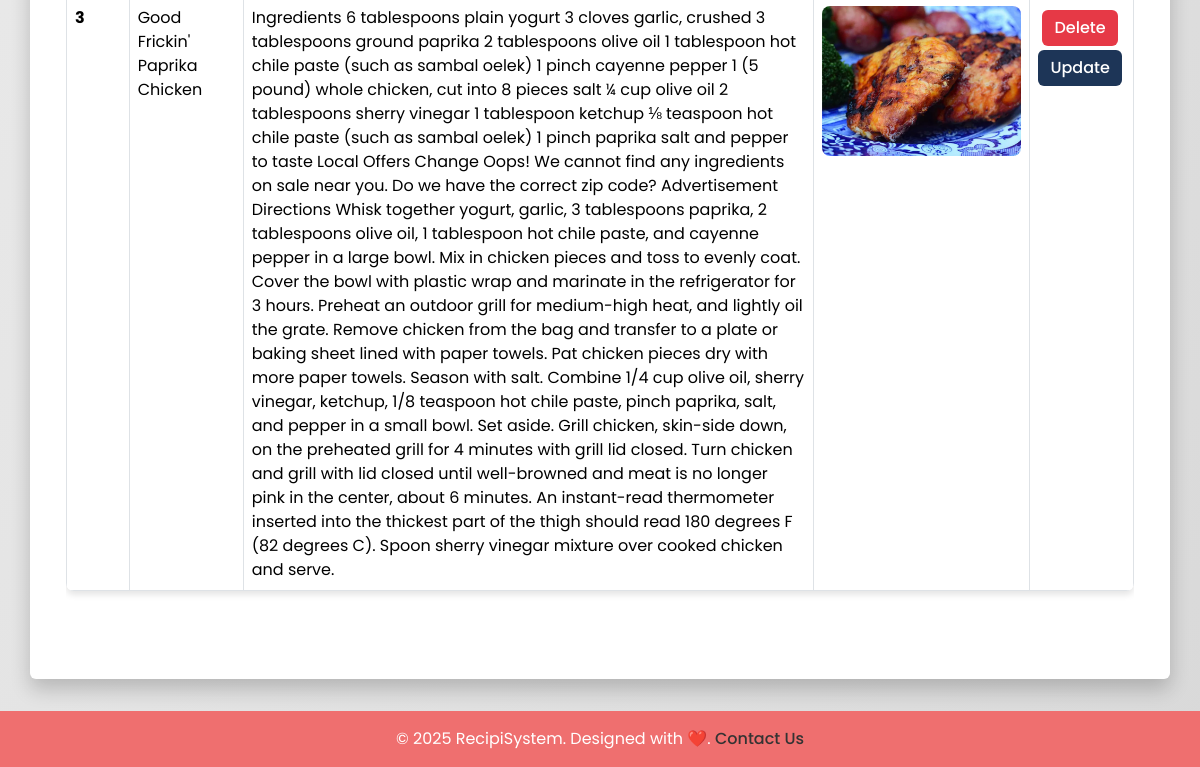
Page /recipi/ (signed in, lower part) on the earlier database version.
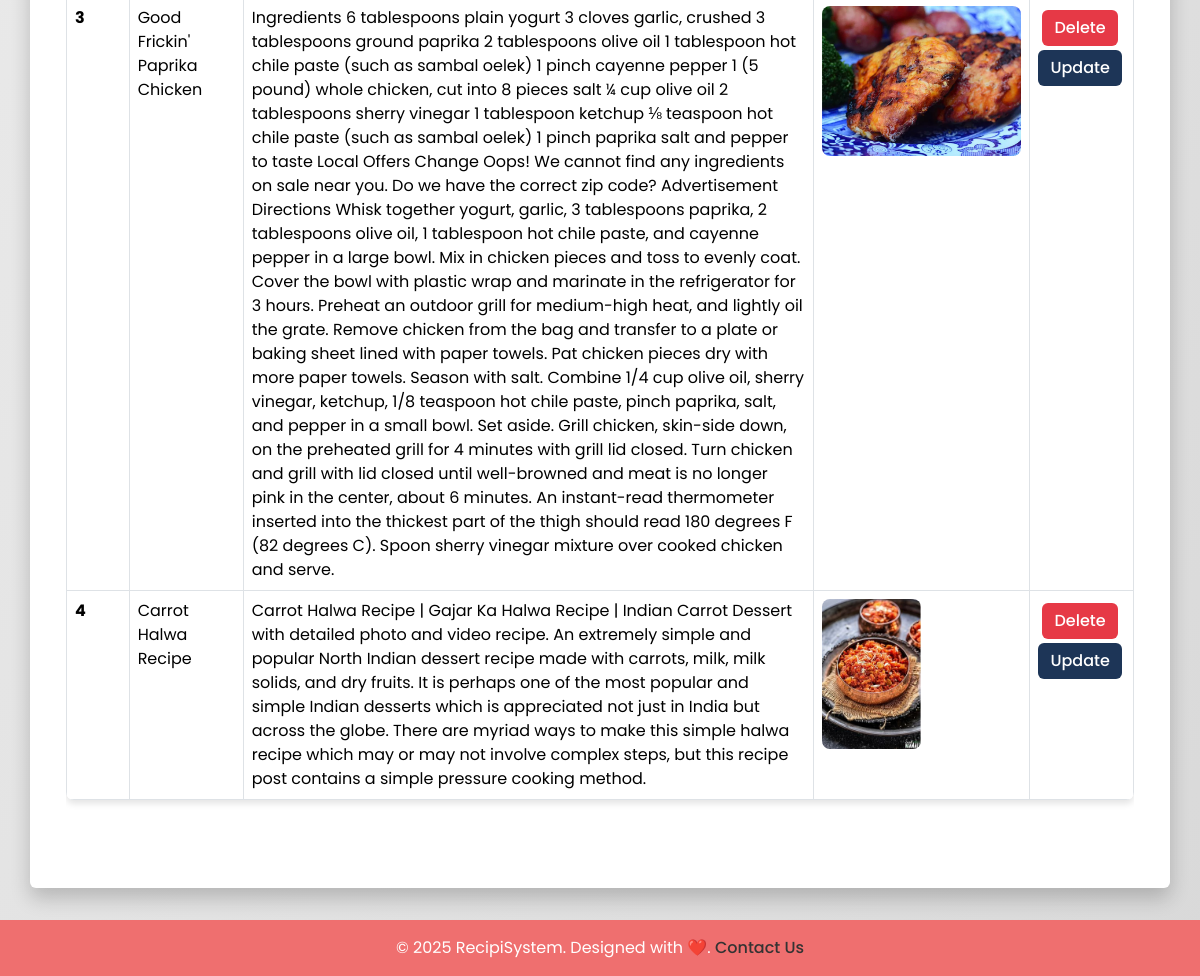
Same page on the later database version.
### polls/models.py (models this page shows)
class Recipi(models.Model):
    user = models.ForeignKey(User, on_delete= models.SET_NULL, null=True, blank= True)
    recipi_name = models.CharField(max_length=200)
    recipi_description = models.TextField()
    recipi_image = models.ImageField(upload_to='media/')
    pub_date = models.DateTimeField(null=True)
    recipi_view_count = models.IntegerField(default=1)

### polls/views.py (the view, shortened to what this page needs)
# urls.py: path('recipi/',views.recipi, name = "recipi"),
@login_required(login_url='/login_page/')
def recipi(request):
    queryset = Recipi.objects.all()
    if request.GET.get('search'):
        search_term = request.GET.get('search')
        queryset = queryset.filter(recipi_name__icontains=search_term)  # Fixed the filter syntax
    context = {'recipies':queryset}
    return render(request, 'recipi.html',context)

### polls/templates/recipi.html (shortened to what this page needs)
{% extends "base.html" %}
{% block content %}
<div class="container mb-5 mt-5 fade-in">
    <div class="table-responsive mt-5">
        <table class="table table-bordered">
            <tbody>
                {% for recip in recipies %}
                <tr>
                    <th>{{ forloop.counter }}</th>
                    <td>{{ recip.recipi_name }}</td>
                    <td>{{ recip.recipi_description }}</td>
                    <td>
                        <img src="/media/{{ recip.recipi_image }}" alt="Recipe Image" class="img-rounded" style="height: 150px;">
                    </td>
                    <td>
                        <a href="/delete_recipi/{{ recip.id }}" class="btn btn-danger m-1">Delete</a>
                        <a href="/update_recipi/{{ recip.id }}" class="btn btn-primary">Update</a>
                    </td>
                </tr>
                {% endfor %}
            </tbody>
        </table>
    </div>
</div>
<link href="https://cdnjs.cloudflare.com/ajax/libs/font-awesome/6.0.0-beta3/css/all.min.css" rel="stylesheet">
{% endblock %}

### polls/templates/base.html (shortened to what this page needs)
<!DOCTYPE html>
<html lang="en">
<head>
    <link href="https://cdn.jsdelivr.net/npm/bootstrap@5.3.3/dist/css/bootstrap.min.css" rel="stylesheet"
>
    <link href="https://cdnjs.cloudflare.com/ajax/libs/font-awesome/6.0.0-beta3/css/all.min.css" rel="stylesheet">
</head>
<body>
    <div class="container shadow-effect mt-5 p-4 rounded bg-white">
        {% block content %} {% endblock %}
    </div>
    <footer>
        &copy; 2025 RecipiSystem. Designed with ❤️. <a href="#">Contact Us</a>
    </footer>
</body>
</html>

### polls/templates/base.html (style rules this page uses)
body { font-family: 'Poppins', sans-serif; background: linear-gradient(120deg, #f0f0f0, #d9d9d9); color: #333; }
.container { animation: fadeIn 1s ease-in-out; }
.shadow-effect { box-shadow: 0px 10px 20px rgba(0, 0, 0, 0.2); }
footer { margin-top: 2rem; padding: 1rem; text-align: center; background: #ef6f6f; color: #fff; }
footer a { color: #333; text-decoration: none; font-weight: 500; }

### polls/templates/recipi.html (style rules this page uses)
body { font-family: 'Poppins', sans-serif; background-color: #f8f9fa; color: #343a40; }
.btn-primary { background-color: #1d3557; border: none; color: #ffffff; font-weight: 500; transition: background-color 0.3s ease, transform 0.2s ease; }
.btn-danger { background-color: #e63946; border: none; font-weight: 500; transition: background-color 0.3s ease, transform 0.2s ease; }
.table { background-color: #ffffff; border-radius: 0.5rem; overflow: hidden; box-shadow: 0 4px 6px rgba(0, 0, 0, 0.1); }
.table tbody tr { transition: background-color 0.3s ease; }
.img-rounded { border-radius: 0.5rem; transition: transform 0.3s ease; }
.fade-in { animation: fadeIn 0.5s ease-in-out; }

Differences in the rows shown:
added Recipi: recipi_name "Carrot Halwa Recipe", recipi_description "Carrot Halwa Recipe | Gajar Ka Halwa Recipe | Indian Carrot Dessert with detailed photo and video recipe. An extremely simple and popular North Indian dessert recipe made with carrots, milk, milk solids, and dry fruits. It is perhaps one of the most popular and simple Indian desserts which is appreciated not just in India but across the globe. There are myriad ways to make this simple halwa recipe which may or may not involve complex steps, but this recipe post contains a simple pressure cooking method.", recipi_image (picture)
